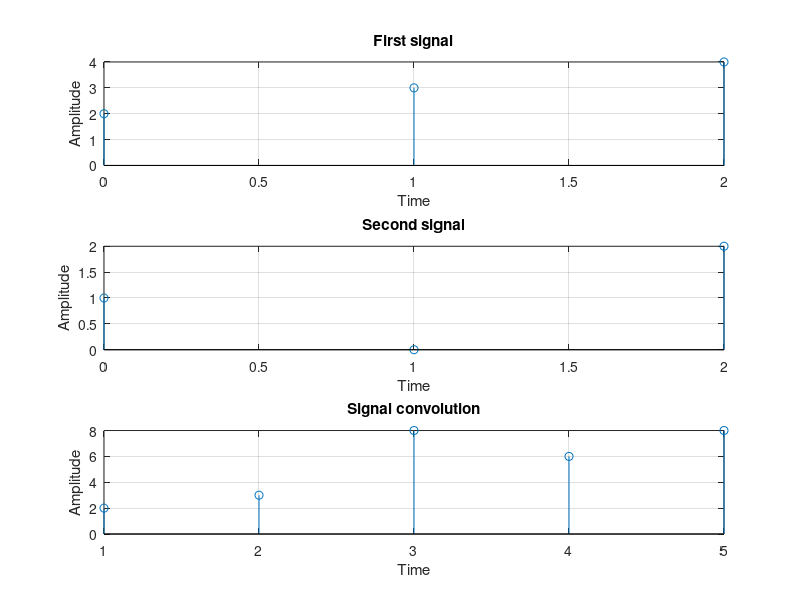

Write the MATLAB code that produced this figure.
t=0:1:2;
u1=[2 3 4];
subplot(3,1,1)
stem(t,u1)
hold on
grid on
xlabel("Time")
ylabel("Amplitude")
title("First signal")
u2=[1 0 2];
subplot(3,1,2)
stem(t,u2)
hold on
grid on
xlabel("Time")
ylabel("Amplitude")
title("Second signal")
t=-10:1:10;
y=conv(u1,u2);
subplot(3,1,3)
stem(y)
hold on
grid on
xlabel("Time")
ylabel("Amplitude")
title("Signal convolution")
